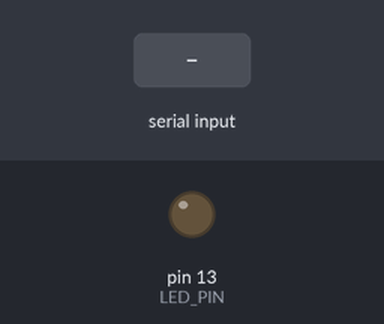
The sketch below on a simulated Arduino Uno, built with avr-gcc and run on an emulated ATmega328P. On the bench: output pins drawn as LEDs (lit = HIGH). The test bench sets the inputs (shaded band).

Above: at 1.2 s.
1.3 s: "1" received over Serial
At 1.8 s:
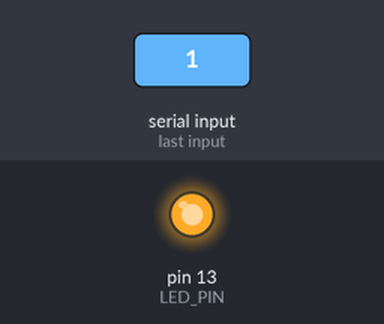
2.8 s: "0" received over Serial
At 4.1 s:
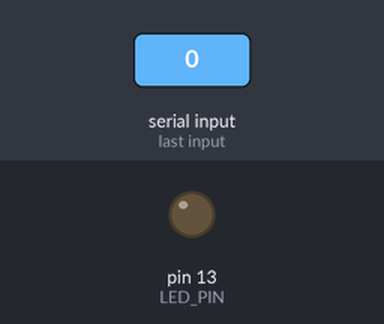
Timing chart, 0 to 5.8 s (numbered marks = the images above; inputs shaded):
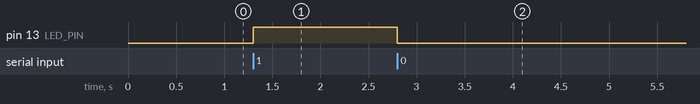

Measured:
- after the input at 1.3 s, pin 13 (LED_PIN): LOW → HIGH at once
- after the input at 2.8 s, pin 13 (LED_PIN): HIGH → LOW at once

The sketch:

adv_3-2.ino
```cpp
// Advanced Task 3-2: UART 控制 LED
// 可以使用板載 LED (Pin 13)，也可以外接 LED 到 Pin 8
const int LED_PIN = 13;

void setup() {
  pinMode(LED_PIN, OUTPUT);
  digitalWrite(LED_PIN, LOW); // 開機預設關燈
  Serial.begin(9600);
}

void loop() {
  if (Serial.available() > 0) {
    char c = Serial.read();

    // 檢查收到的字元
    if (c == '1') {
      digitalWrite(LED_PIN, HIGH); // 開燈
    }
    else if (c == '0') {
      digitalWrite(LED_PIN, LOW);  // 關燈
    }
  }
}
```
